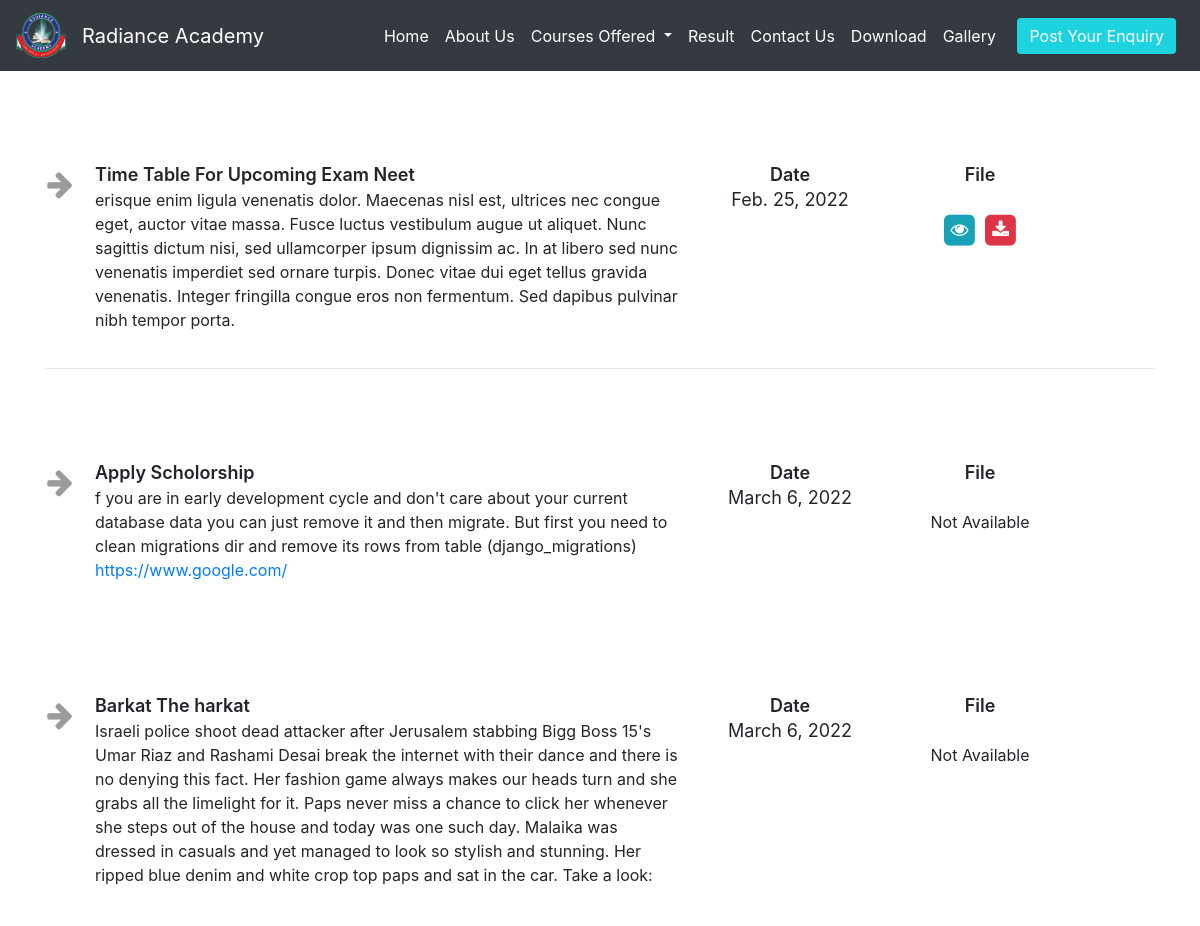
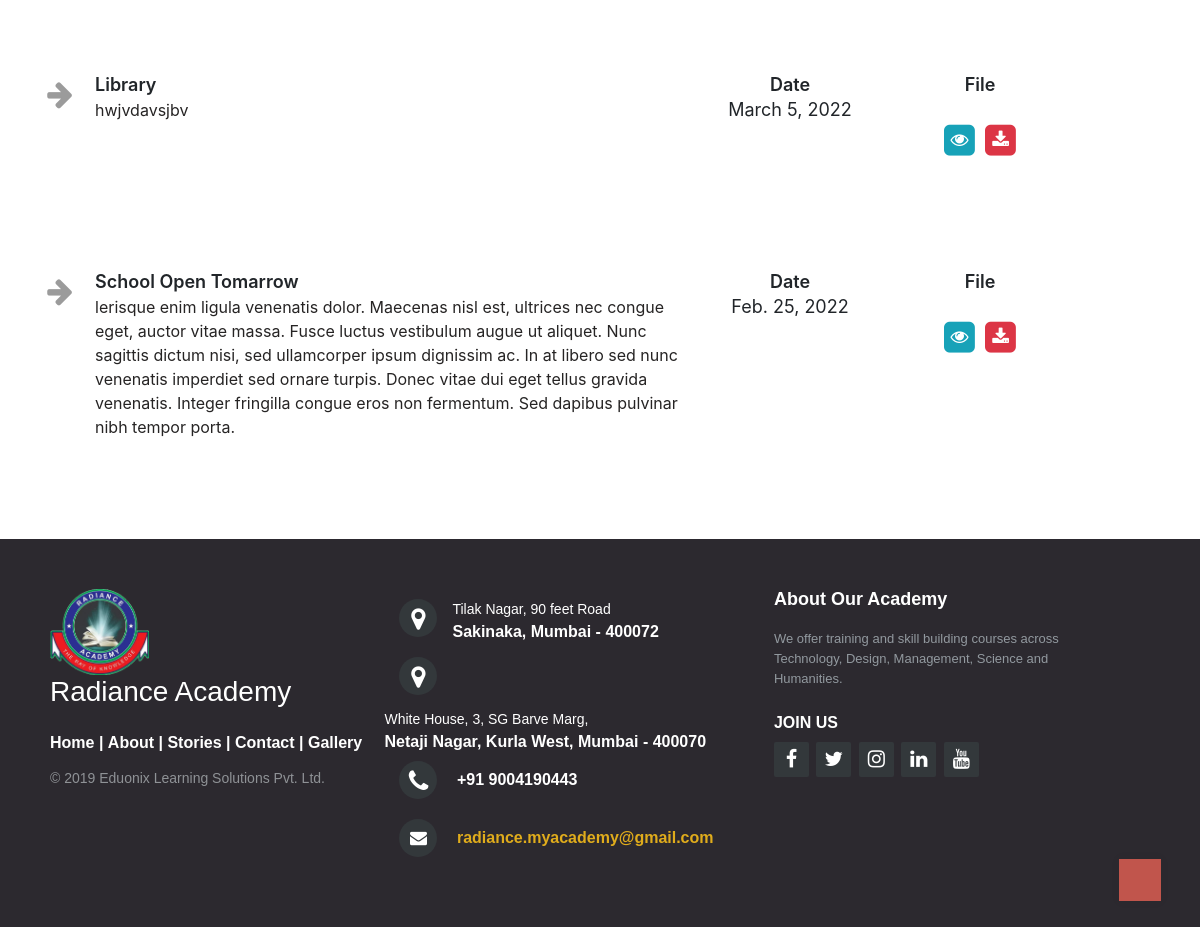
/notice/10, run on the app's committed database (2 pictures, top to bottom).
### home/models.py (models this page shows)
class Notice(models.Model):
    notice_id= models.AutoField
    title=models.CharField(max_length=50)
    notice = models.TextField()
    link= models.CharField(max_length=150,blank=True,null=True)
    pdf=models.FileField(upload_to="Notice/pdf",default="Not Available")
    date=models.DateField()
    def __str__(self):
        return self.title

### home/views.py (the view)
# urls.py: path("notice/<int:id>",views.notice,name="notice")
def notice(request,id):
    note=Notice.objects.get(id=id)
    notes=Notice.objects.all()
    print("note",note)
    prams={'notice':note,'notices':notes}
    print("dic",prams)
    return render(request,'notice.html',prams)

### templates/notice.html (shortened to what this page needs)
{% extends 'base.html' %}
{% load static %}
{% block body %}
<div class="container">
    <div class="forum-item">
        <div class="row">
            <div class="col-md-7 col-sm-12">
                <div class="forum-icon">
                    <i class="fa fa-arrow-right"></i>
                </div>
                <a class="forum-item-title">{{notice.title}}</a>
                <div class="forum-sub-title">{{notice.notice}}</br>
                </div>
            </div>
            <div class="col-md-2 col-sm-12 forum-info">
                <div>
                    <a class="forum-item-title">Date</a>
                </div>
                <span class="views-number">
                    {{notice.date}}
                </span>
            </div>
            <div class="col-md-2 col-sm-12 forum-info">
                <div>
                    <a class="forum-item-title">File</a>
                </div>
                 <br>
                {% if notice.pdf == "Not Available"%}
                {{notice.pdf}}
                {% else %}
                <span class="views-number">
                    <a  href="/media/{{notice.pdf}}" target="_blank" rel="noopener noreferrer" class="table-link  text-info">
                        <span class="fa-stack">
                            <i class="fa fa-square fa-stack-2x"></i>
                            <i class="fa fa-eye fa-stack-1x fa-inverse"></i>
                        </span>
                    </a>
                    <a href="/notice-pdf/{{notice.id}} " class="table-link text-danger">
                        <span class="fa-stack">
                            <i class="fa fa-square fa-stack-2x"></i>
                            <i class="fa fa-download fa-stack-1x fa-inverse"></i>
                        </span>
                    </a>
                </span>
                {% endif %}
            </div>
        </div>
    </div>
    <hr class="featurette-divider">
    {% for i in notices|slice:"::-1" %}
    {% if i.id == notice.id %}
    {% else %}
    <div class="forum-item">
        <div class="row">
            <div class="col-md-7 col-sm-12">
                <div class="forum-icon">
                    <i class="fa fa-arrow-right"></i>
                </div>
                <a class="forum-item-title">{{i.title}}</a>
                <div class="forum-sub-title">{{i.notice}}<br>
                    {% if i.link %}<a href="{{i.link}}" target="_blank" rel="noopener noreferrer">{{i.link}}</a>{% endif %}
                </div>
            </div>
            <div class="col-md-2 col-sm-12 forum-info">
                <div>
                    <a class="forum-item-title">Date</a>
                </div>
                <span class="views-number">
                    {{i.date}}
                </span>
            </div>
            <div class="col-md-2 col-sm-12 forum-info">
                <div>
                    <a class="forum-item-title">File</a>
                </div>
                 <br>
                {% if i.pdf == "Not Available"%}
                {{i.pdf}}
                {% else %}
                <span class="views-number">
                    <a  href="/media/{{i.pdf}}" target="_blank" rel="noopener noreferrer" class="table-link  text-info">
                        <span class="fa-stack">
                            <i class="fa fa-square fa-stack-2x"></i>
                            <i class="fa fa-eye fa-stack-1x fa-inverse"></i>
                        </span>
                    </a>
                    <a href="/notice-pdf/{{i.id}} " class="table-link text-danger">
                        <span class="fa-stack">
                            <i class="fa fa-square fa-stack-2x"></i>
                            <i class="fa fa-download fa-stack-1x fa-inverse"></i>
                        </span>
                    </a>
                </span>
                {% endif %}
            </div>
        </div>
    </div>
    {% endif %}
{% endfor %}
</div>
{% endblock body %}

### templates/base.html (shortened to what this page needs)
<!doctype html>
{% load static %}
<html lang="en">
<head>
  <link rel="stylesheet" href="/static/css/style.css">
  <link rel="stylesheet" href="https://stackpath.bootstrapcdn.com/bootstrap/4.4.1/css/bootstrap.min.css"
>
  <link rel="stylesheet" href="http://maxcdn.bootstrapcdn.com/font-awesome/4.2.0/css/font-awesome.min.css">
  <link rel="stylesheet" href="https://stackpath.bootstrapcdn.com/bootstrap/4.3.1/css/bootstrap.min.css">
</head>
<body>
  <nav class="navbar navbar-expand-lg navbar-dark bg-dark">
    <a _ngcontent-serverapp-c51="" routerlink="/" class="navbar-brand" href="/">
      <img _ngcontent-serverapp-c51="" height="45px" width="50px" src="{% static 'img/logo.png' %}" alt="Radiance Academy"
        class="brandLogo"></a>
    <a class="navbar-brand" href="/">Radiance Academy</a>
    <div class="collapse navbar-collapse" id="navbarSupportedContent">
      <ul class="navbar-nav mr-auto " style="margin-left: 6rem">
        <li class="nav-item active">
          <a class="nav-link" href="/">Home <span class="sr-only">(current)</span></a>
        </li>
        <li class="nav-item active">
          <a class="nav-link" href="/about">About Us</a>
        </li>
        <li class="nav-item dropdown active">
          <a class="nav-link dropdown-toggle" href="#" id="navbarDropdown" role="button" data-toggle="dropdown"
            aria-haspopup="false" aria-expanded="false">
            Courses Offered
          </a>
        </li>
        <li class="nav-item active">
          <a class="nav-link" href="/result">Result</a>
        </li>
        <li class="nav-item active">
          <a class="nav-link" href="/contact">Contact Us</a>
        </li>
        <li class="nav-item active">
          <a class="nav-link" href="/download">Download</a>
        </li>
        <li class="nav-item active">
          <a class="nav-link" href="/gallery">Gallery</a>
        </li>
      </ul>
      <div class="mx-2">
        <button class="btn  " data-toggle="modal" data-target="#enquiryModal">Post Your
          Enquiry</button>
      </div>
    </div>
  </nav>
  {%block body%}{%endblock body%}
  <a href="#" id="toTopBtn" class="cd-top text-replace js-cd-top cd-top--is-visible cd-top--fade-out"
  data-abc="true"></a>
  <footer class="footer-distributed">
    <div class="footer-left">
      <img src="{% static 'img/logo.png' %} " >
      <h3>Radiance Academy</h3>
      <p class="footer-links">
        <a href="/">Home</a>
        |
        <a href="/about">About</a>
        |
        <a href="/success">Stories</a>
        |
        <a href="/contact">Contact</a>
        |
        <a href="/gallery">Gallery</a>
      </p>
      <p class="footer-company-name">© 2019 Eduonix Learning Solutions Pvt. Ltd.</p>
    </div>
    <div class="footer-center">
      <div>
        <i data-toggle="modal" data-target="#sakinakamapModal" class="fa fa-map-marker"></i><p><span>Tilak Nagar, 90 feet Road</span>
          Sakinaka, Mumbai - 400072</p>
      </div>
      <div>
        <i data-toggle="modal" data-target="#kurlamapModal" class="fa fa-map-marker"></i><p><span>White House, 3, SG Barve Marg,</span>
          Netaji Nagar, Kurla West, Mumbai - 400070</p>
      </div>
      <div>
        <i  data-toggle="modal" data-target="#enquiryModal" class="fa fa-phone"></i>
        <p>+91 9004190443</p>
      </div>
      <div>
        <i class="fa fa-envelope"></i>
        <p><a href="mailto:support@eduonix.com">radiance.myacademy@gmail.com</a></p>
      </div>
    </div>
    <div class="footer-right">
      <p class="footer-company-about">
        <span>About Our Academy</span>
        We offer training and skill building courses across Technology, Design, Management, Science and Humanities.
      </p>
      <div class="footer-icons">
        <p class="footerHead">Join Us</p>
        <a href="https://m.facebook.com/Radiance.myacademy/" target="_blank" rel="noopener noreferrer"><i class="fa fa-facebook"></i></a>
        <a href="#"><i class="fa fa-twitter"></i></a>
        <a href="https://www.instagram.com/radiance.academy"  target="_blank" rel="noopener noreferrer"><i class="fa fa-instagram"></i></a>
        <a href="#"><i class="fa fa-linkedin"></i></a>
        <a href="https://www.youtube.com/c/RadianceAcademy" target="_blank" rel="noopener noreferrer"><i class="fa fa-youtube"></i></a>
      </div>
    </div>
  </footer>
</body>
</html>

### static/css/style.css (style rules this page uses)
.navbar button { color: white; background-color: rgb(30, 211, 224); border: rgb(12, 210, 228); }
footer { position: fixed; bottom: 0; }
.footer-distributed { background-color: #2c292f; box-sizing: border-box; position: static; width: 100%; text-align: left; font: bold 16px sans-serif; padding: 50px 50px 60px 50px; margin-top: 80px; }
.footer-distributed .footer-left, .footer-distributed .footer-center, .footer-distributed .footer-right { display: inline-block; vertical-align: top; }
.footer-distributed .footer-left { width: 30%; }
.footer-distributed h3 { color: #ffffff; margin: 0; }
.footer-distributed .footer-left img { width: 30%; }
.footer-distributed .footer-links { color: #ffffff; margin: 20px 0 12px; }
.footer-distributed .footer-links a { display:inline-block; line-height: 1.8; text-decoration: none; color: inherit; }
.footer-distributed .footer-company-name { color: #8f9296; font-size: 14px; font-weight: normal; margin: 0; }
.footer-distributed .footer-center { width: 35%; }
.footer-distributed .footer-center i { background-color: #33383b; color: #ffffff; font-size: 25px; width: 38px; height: 38px; border-radius: 50%; text-align: center; line-height: 42px; margin: 10px 15px; vertical-align: middle; }
.footer-distributed .footer-center i.fa-envelope { font-size: 17px; line-height: 38px; }
.footer-distributed .footer-center p { display: inline-block; color: #ffffff; vertical-align: middle; margin:0; }
.footer-distributed .footer-center p span { display:block; font-weight: normal; font-size:14px; line-height:2; }
.footer-distributed .footer-center p a { color: #e0ac1c; text-decoration: none;; }
.footer-distributed .footer-right { width: 30%; }
.footer-distributed .footer-company-about { line-height: 20px; color: #92999f; font-size: 13px; font-weight: normal; margin: 0; }
.footer-distributed .footer-company-about span { display: block; color: #ffffff; font-size: 18px; font-weight: bold; margin-bottom: 20px; }
.footerHead { color: #fff; font-weight: bold; text-transform: uppercase; margin-top: 10px; margin-bottom: 10px }
.footer-distributed .footer-icons { margin-top: 25px; }
.footer-distributed .footer-icons a { display: inline-block; width: 35px; height: 35px; cursor: pointer; background-color: #33383b; border-radius: 2px; font-size: 20px; color: #ffffff; text-align: center; line-height: 35px; margin-right: 3px; margin-bottom: 5px; }
#toTopBtn { position: fixed; bottom: 26px; right: 39px; z-index: 98; padding: 21px; background-color: hsla(5, 76%, 62%, .8) }
.cd-top { position: fixed; bottom: 20px; bottom: var(--cd-back-to-top-margin); right: 20px; right: var(--cd-back-to-top-margin); display: inline-block; height: 40px; height: var(--cd-back-to-top-size); width: 40px; width: var(--cd-back-to-top-size); box-shadow: 0 0 10px rgba(0, 0, 0, .05) !important; background: url(https://res.cloudinary.com/dxfq3iotg/image/upload/v1571057658/cd-top-arrow.svg) no-repeat center 50%; background-color: hsla(5, 76%, 62%, .8); background-color: hsla(var(--cd-color-3-h), var(--cd-color-3-s), var(--cd-color-3-l), 0.8) }

### data on the page
Notice: title "Time Table For Upcoming Exam Neet", notice "erisque enim ligula venenatis dolor. Maecenas nisl est, ultrices nec congue eget, auctor vitae massa. Fusce luctus vestibulum augue ut aliquet. Nunc sagittis dictum nisi, sed ullamcorper ipsum dignissim ac. In at libero sed nunc venenatis imperdiet sed ornare turpis. Donec vitae dui eget tellus gravida venenatis. Integer fringilla congue eros non fermentum. Sed dapibus pulvinar nibh tempor porta.", date "Feb. 25, 2022"
Notice: title "Apply Scholorship", notice "f you are in early development cycle and don't care about your current database data you can just remove it and then migrate. But first you need to clean migrations dir and remove its rows from table (django_migrations)", link "https://www.google.com/", date "March 6, 2022", pdf "Not Available"
Notice: title "Barkat The harkat", notice "Israeli police shoot dead attacker after Jerusalem stabbing Bigg Boss 15's Umar Riaz and Rashami Desai break the internet with their dance and there is no denying this fact. Her fashion game always makes our heads turn and she grabs all the limelight for it. Paps never miss a chance to click her whenever she steps out of the house and today was one such day. Malaika was dressed in casuals and yet managed to look so stylish and stunning. Her ripped blue denim and white crop top paps and sat in the car. Take a look:", date "March 6, 2022", pdf "Not Available"
Notice: title "Library", notice "hwjvdavsjbv", date "March 5, 2022"
Notice: title "School Open Tomarrow", notice "lerisque enim ligula venenatis dolor. Maecenas nisl est, ultrices nec congue eget, auctor vitae massa. Fusce luctus vestibulum augue ut aliquet. Nunc sagittis dictum nisi, sed ullamcorper ipsum dignissim ac. In at libero sed nunc venenatis imperdiet sed ornare turpis. Donec vitae dui eget tellus gravida venenatis. Integer fringilla congue eros non fermentum. Sed dapibus pulvinar nibh tempor porta.", date "Feb. 25, 2022"
